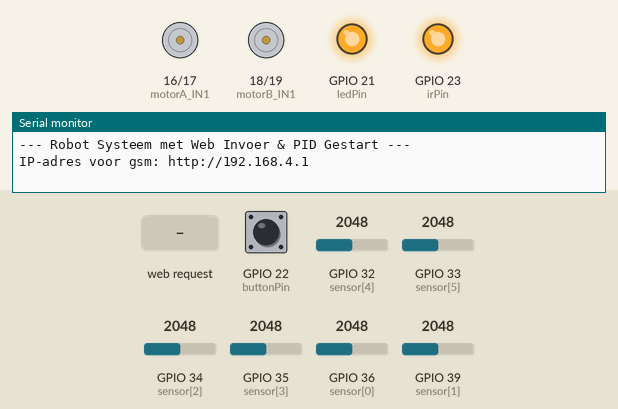
Bench run of a sketch on a simulated ESP32. Shown: motor-driver pin pairs drawn as motors (green arrow = first pin HIGH = forward, orange = second pin HIGH = backward, longer = more drive), output pins drawn as LEDs (lit = HIGH), the last lines printed to the serial monitor. Dashed ring = blinking. The test bench sets the inputs (shaded band); at power-on: GPIO 22 (buttonPin) HIGH, GPIO 32 (sensor[4]) = 2048, GPIO 33 (sensor[5]) = 2048, GPIO 34 (sensor[2]) = 2048, GPIO 35 (sensor[3]) = 2048, GPIO 36 (sensor[0]) = 2048, GPIO 39 (sensor[1]) = 2048. EEPROM starts erased.

Above: at 1.2 s.
1.3 s: GPIO 22 (buttonPin) pulled LOW for 0.15 s
At 2.05 s:
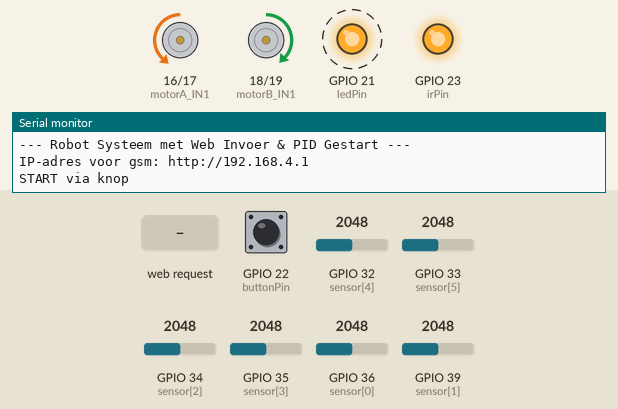
4.3 s: HTTP request GET /stop received
At 5.3 s:
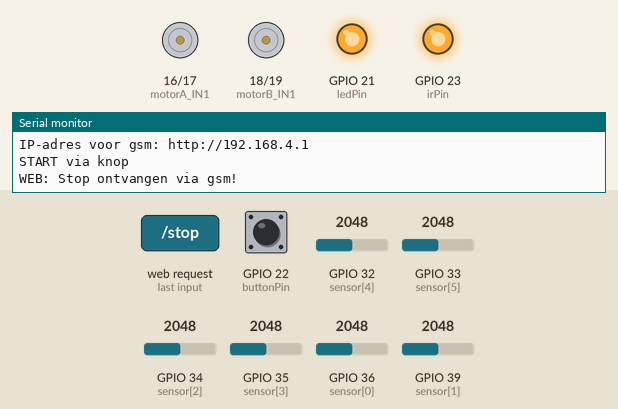
5.8 s: HTTP request GET /start received
At 5.95 s:
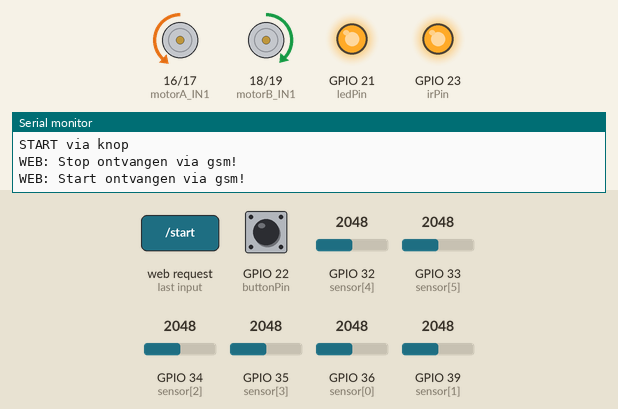
8.8 s: GPIO 22 (buttonPin) pulled LOW for 1 s
At 9.9 s:
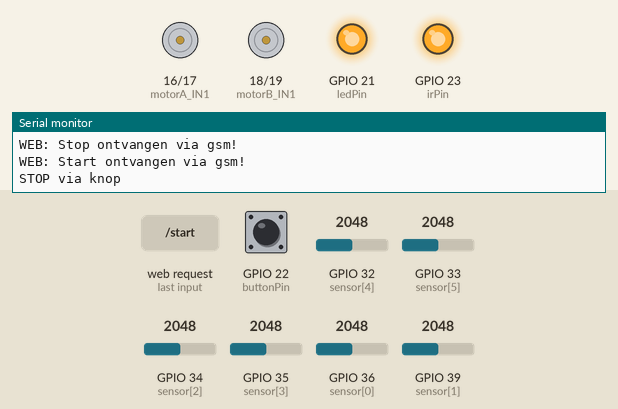
11.3 s: GPIO 22 (buttonPin) pulled LOW for 3.2 s
At 11.76 s:
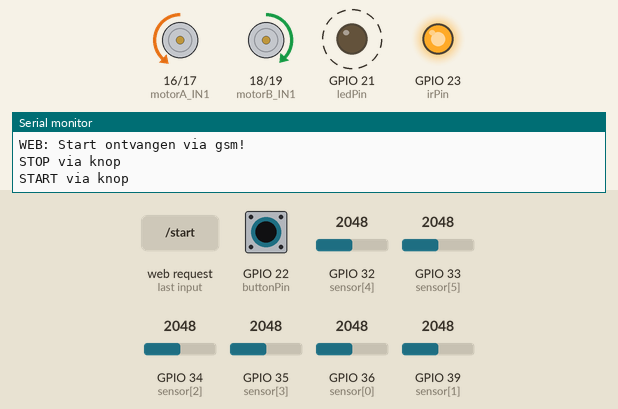
Timing chart, 0 to 20.0 s (numbered marks = the images above; inputs shaded):
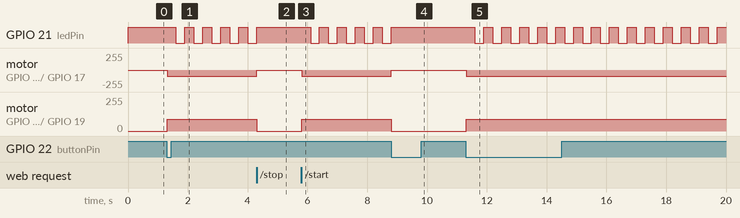

Measured:
- after the input at 1.3 s, GPIO 21 (ledPin): alternates HIGH for 0.30 s and LOW for 0.30 s, starting after 0.30 s; motor on GPIO 16 (motorA_IN1) / GPIO 17 (motorA_IN2): stopped → backward 93/255 at once; motor on GPIO 18 (motorB_IN1) / GPIO 19 (motorB_IN2): stopped → forward 88/255 at once
- after the input at 4.3 s, GPIO 21 (ledPin): goes on until 4.3 s, then stays HIGH; motor on GPIO 16 (motorA_IN1) / GPIO 17 (motorA_IN2): backward 93/255 → stopped at once; motor on GPIO 18 (motorB_IN1) / GPIO 19 (motorB_IN2): forward 88/255 → stopped at once
- after the input at 5.8 s, GPIO 21 (ledPin): alternates HIGH for 0.30 s and LOW for 0.30 s, starting after 0.30 s; motor on GPIO 16 (motorA_IN1) / GPIO 17 (motorA_IN2): stopped → backward 93/255 at once; motor on GPIO 18 (motorB_IN1) / GPIO 19 (motorB_IN2): stopped → forward 88/255 at once
- after the input at 8.8 s, GPIO 21 (ledPin): goes on until 8.8 s, then stays HIGH; motor on GPIO 16 (motorA_IN1) / GPIO 17 (motorA_IN2): backward 93/255 → stopped at once; motor on GPIO 18 (motorB_IN1) / GPIO 19 (motorB_IN2): forward 88/255 → stopped at once
- after the input at 11.3 s, GPIO 21 (ledPin): alternates HIGH for 0.30 s and LOW for 0.30 s, starting after 0.30 s; motor on GPIO 16 (motorA_IN1) / GPIO 17 (motorA_IN2): stopped → backward 93/255 at once; motor on GPIO 18 (motorB_IN1) / GPIO 19 (motorB_IN2): stopped → forward 88/255 at once

The sketch:

Robot_bijna_klaar.ino
```cpp
#include <Arduino.h>
#include <EEPROM.h>
#include <WiFi.h>

#define EEPROM_SIZE 512
const int SensorCount = 6;

// ===============================
// WI-FI CONFIGURATIE (Access Point)
// ===============================
const char* ssid = "ESP32_LineFollower";
const char* password = "12345678password";
WiFiServer server(80);

// ===============================
// PINNEN CONFIGURATIE
// ===============================
const int sensor[SensorCount] = {36, 39, 34, 35, 32, 33}; // ADC1 pinnen
const int irPin = 23;

const int motorA_IN1 = 16;
const int motorA_IN2 = 17;
const int motorB_IN1 = 18;
const int motorB_IN2 = 19;

const int ledPin = 21;      // LED op D21
const int buttonPin = 22;   // Drukknop op D22 (interne pull-up)

// ===============================
// PARAMETERS & PID VARIABELEN
// ===============================
struct param_t
{
  unsigned long cycleTime; // in microseconden, bvb 20000 (20ms)
  int black[SensorCount];
  int white[SensorCount];
  float kp;
  float ki;
  float kd;
  int power;
  float diff;
} params;

bool debug = false;
unsigned long calculationTime = 0;
unsigned long previous = 0;

float iTerm = 0;
float lastErr = 0;
float motorTrim = 0.85; // Pas dit getal aan (bijv. 0.50 tot 0.98)

// ===============================
// VARIABELEN VOOR BESTURING & LED
// ===============================
volatile bool buttonPressed = false;
bool robotRunning = false;

unsigned long lastButtonTime = 0;
const unsigned long debounceDelay = 200;

unsigned long previousMillisLED = 0;
const unsigned long intervalLED = 300;
bool ledBlinkState = LOW;

// Hulpfuncties voor EEPROM
template <class T> int EEPROM_writeAnything(int ee, const T& value) {
  const byte* p = (const byte*)(const void*)&value;
  unsigned int i;
  for (i = 0; i < sizeof(value); i++)
    EEPROM.write(ee++, *p++);
  EEPROM.commit();
  return i;
}

template <class T> int EEPROM_readAnything(int ee, T& value) {
  byte* p = (byte*)(void*)&value;
  unsigned int i;
  for (i = 0; i < sizeof(value); i++)
    *p++ = EEPROM.read(ee++);
  return i;
}

void IRAM_ATTR handleButtonPress()
{
  buttonPressed = true;
}

void setup()
{
  Serial.begin(115200);
  EEPROM.begin(EEPROM_SIZE);
  EEPROM_readAnything(0, params);

  // Standaardwaarden als EEPROM leeg is
  if (params.cycleTime == 0 || params.cycleTime > 1000000) {
    params.cycleTime = 20000; // 20 ms
    params.kp = 1.0;
    params.ki = 0.0;
    params.kd = 0.0;
    params.power = 100;
    params.diff = 0.5;
  }

  // Start Wi-Fi AP
  WiFi.softAP(ssid, password);
  IPAddress myIP = WiFi.softAPIP();
  Serial.println("\n--- Robot Systeem met Web Invoer & PID Gestart ---");
  Serial.print("IP-adres voor gsm: http://");
  Serial.println(myIP);

  server.begin();

  pinMode(irPin, OUTPUT);
  digitalWrite(irPin, HIGH);

  for (int i = 0; i < SensorCount; i++) {
    pinMode(sensor[i], INPUT);
    analogSetPinAttenuation(sensor[i], ADC_11db);
  }

  pinMode(motorA_IN1, OUTPUT);
  pinMode(motorA_IN2, OUTPUT);
  pinMode(motorB_IN1, OUTPUT);
  pinMode(motorB_IN2, OUTPUT);

  pinMode(ledPin, OUTPUT);
  digitalWrite(ledPin, HIGH);

  pinMode(buttonPin, INPUT_PULLUP);
  attachInterrupt(digitalPinToInterrupt(buttonPin), handleButtonPress, FALLING);

  previous = micros();
}

void driveMotor(int IN1, int IN2, int speed, bool invert = false) {
  if (invert) {
    speed = -speed;
  }

  // --- MOTOR BALANS CORRECTIE VOOR MOTOR A (OUT 1 & 2) ---
  if (IN1 == motorA_IN1) {
    speed = (float)speed * motorTrim;
  }

  if (speed > 0) {
    analogWrite(IN1, speed);
    analogWrite(IN2, 0);
  } else if (speed < 0) {
    analogWrite(IN1, 0);
    analogWrite(IN2, -speed);
  } else {
    analogWrite(IN1, 0);
    analogWrite(IN2, 0);
  }
}

// Hulpfunctie om URL-parameters te decoderen
String urldecode(String str) {
  str.replace("+", " ");
  char buf[str.length() + 1];
  str.toCharArray(buf, sizeof(buf));
  char *p = buf;
  String decoded = "";
  while (*p) {
    if (*p == '%' && p[1] && p[2]) {
      char hex[3] = { p[1], p[2], 0 };
      decoded += (char)strtol(hex, NULL, 16);
      p += 3;
    } else {
      decoded += *p;
      p++;
    }
  }
  return decoded;
}

void loop()
{
  // 1. Fysieke knop / Interrupt afhandelen
  if (buttonPressed)
  {
    buttonPressed = false;
    unsigned long currentMillis = millis();

    if (currentMillis - lastButtonTime >= debounceDelay)
    {
      lastButtonTime = currentMillis;
      robotRunning = !robotRunning;

      if (!robotRunning) {
        driveMotor(motorA_IN1, motorA_IN2, 0, true);
        driveMotor(motorB_IN1, motorB_IN2, 0, false);
        iTerm = 0; lastErr = 0;
        Serial.println("STOP via knop");
      } else {
        iTerm = 0; lastErr = 0;
        Serial.println("START via knop");
      }
    }
  }

  // 2. LED Gedrag
  if (robotRunning)
  {
    unsigned long currentMillis = millis();
    if (currentMillis - previousMillisLED >= intervalLED)
    {
      previousMillisLED = currentMillis;
      ledBlinkState = !ledBlinkState;
      digitalWrite(ledPin, ledBlinkState);
    }
  }
  else
  {
    digitalWrite(ledPin, HIGH);
  }

  // 3. Web Server Verzoeken van GSM afhandelen
  WiFiClient client = server.available();
  if (client) {
    String currentLine = "";
    String requestString = "";

    while (client.connected()) {
      if (client.available()) {
        char c = client.read();
        requestString += c;
        if (c == '\n') {
          if (currentLine.length() == 0) {

            if (requestString.indexOf("GET /start") >= 0) {
              robotRunning = true;
              iTerm = 0; lastErr = 0;
              Serial.println("WEB: Start ontvangen via gsm!");
            }
            if (requestString.indexOf("GET /stop") >= 0) {
              robotRunning = false;
              driveMotor(motorA_IN1, motorA_IN2, 0, true);
              driveMotor(motorB_IN1, motorB_IN2, 0, false);
              Serial.println("WEB: Stop ontvangen via gsm!");
            }

            // --- ROBUUSTE PARAMETER PARSER ---
            int idxUpdate = requestString.indexOf("GET /update?");
            if (idxUpdate >= 0) {
              int endOfLine = requestString.indexOf('\n', idxUpdate);
              if (endOfLine < 0) endOfLine = requestString.length();
              String requestLine = requestString.substring(idxUpdate, endOfLine);

              int qPos = requestLine.indexOf('?');
              int sPos = requestLine.indexOf(' ', qPos);
              if (sPos < 0) sPos = requestLine.length();
              String queryString = requestLine.substring(qPos + 1, sPos);

              auto getParamVal = [&](String q, String name) {
                int p = q.indexOf(name + "=");
                if (p < 0) return String("");
                int ampersand = q.indexOf("&", p);
                if (ampersand < 0) ampersand = q.length();
                return urldecode(q.substring(p + name.length() + 1, ampersand));
              };

              String sKp = getParamVal(queryString, "kp");
              String sKi = getParamVal(queryString, "ki");
              String sKd = getParamVal(queryString, "kd");
              String sPow = getParamVal(queryString, "power");
              String sDiff = getParamVal(queryString, "diff");

              if (sKp.length() > 0) params.kp = sKp.toFloat();
              if (sKi.length() > 0) {
                float kiUser = sKi.toFloat();
                float cycleTimeInSec = ((float) params.cycleTime) / 1000000;
                params.ki = kiUser * cycleTimeInSec;
              }
              if (sKd.length() > 0) {
                float kdUser = sKd.toFloat();
                float cycleTimeInSec = ((float) params.cycleTime) / 1000000;
                params.kd = kdUser / cycleTimeInSec;
              }
              if (sPow.length() > 0) params.power = sPow.toInt();
              if (sDiff.length() > 0) params.diff = sDiff.toFloat();

              EEPROM_writeAnything(0, params);
              Serial.println("Parameters bijgewerkt & opgeslagen in EEPROM!");
              Serial.print("Nieuwe Power: "); Serial.println(params.power);
            }

            float currentKiDisplay = params.ki / (((float) params.cycleTime) / 1000000);
            float currentKdDisplay = params.kd * (((float) params.cycleTime) / 1000000);

            // HTML Pagina naar gsm sturen
            client.println("HTTP/1.1 200 OK");
            client.println("Content-type:text/html");
            client.println("Connection: close");
            client.println();

            client.println("<!DOCTYPE html><html><head>");
            client.println("<meta name=\"viewport\" content=\"width=device-width, initial-scale=1\">");
            client.println("<style>");
            client.println("body { font-family: Arial; text-align: center; background: #222; color: #fff; margin: 10px; padding-bottom: 30px; }");
            client.println("h1 { color: #4CAF50; font-size: 22px; }");
            client.println("h2 { color: #ff9800; font-size: 18px; margin-top: 20px; }");
            client.println(".btn { font-size: 18px; padding: 12px 20px; margin: 5px; border: none; border-radius: 8px; cursor: pointer; color: white; width: 45%; }");
            client.println(".btn-start { background-color: #4CAF50; }");
            client.println(".btn-stop { background-color: #f44336; }");
            client.println(".btn-save { background-color: #2196F3; width: 92%; padding: 14px; margin-top: 15px; font-size: 20px; }");
            client.println(".status { font-size: 20px; font-weight: bold; margin: 10px; color: " + String(robotRunning ? "#4CAF50" : "#f44336") + "; }");
            client.println("form { background: #333; padding: 15px; border-radius: 10px; display: inline-block; width: 95%; max-width: 400px; text-align: left; }");
            client.println(".input-group { margin-bottom: 10px; }");
            client.println("label { display: inline-block; width: 40%; font-size: 16px; }");
            client.println("input { width: 55%; padding: 8px; font-size: 16px; background: #222; color: #fff; border: 1px solid #555; border-radius: 5px; }");
            client.println("</style></head><body>");

            client.println("<h1>ESP32 Lijnvolger Besturing</h1>");
            client.println("<div class=\"status\">Status: " + String(robotRunning ? "RIJDT" : "GESTOPT") + "</div>");

            client.println("<p><a href=\"/start\"><button class=\"btn btn-start\">START</button></a>");
            client.println("<a href=\"/stop\"><button class=\"btn btn-stop\">STOP</button></a></p>");

            client.println("<h2>PID & Motor Instellingen</h2>");
            client.println("<form action=\"/update\" method=\"GET\">");
            client.println("<div class=\"input-group\"><label>Kp:</label><input type=\"text\" name=\"kp\" value=\"" + String(params.kp) + "\"></div>");
            client.println("<div class=\"input-group\"><label>Ki:</label><input type=\"text\" name=\"ki\" value=\"" + String(currentKiDisplay) + "\"></div>");
            client.println("<div class=\"input-group\"><label>Kd:</label><input type=\"text\" name=\"kd\" value=\"" + String(currentKdDisplay) + "\"></div>");
            client.println("<div class=\"input-group\"><label>Power:</label><input type=\"text\" name=\"power\" value=\"" + String(params.power) + "\"></div>");
            client.println("<div class=\"input-group\"><label>Diff:</label><input type=\"text\" name=\"diff\" value=\"" + String(params.diff) + "\"></div>");
            client.println("<button type=\"submit\" class=\"btn btn-save\">Opslaan & Doorvoeren</button>");
            client.println("</form>");

            client.println("</body></html>");
            break;
          } else {
            currentLine = "";
          }
        } else if (c != '\r') {
          currentLine += c;
        }
      }
    }
    client.stop();
  }

  // 4. Cyclusgestuurde Regellus (Normalisatie, Kwadratische Interpolatie & PID)
  unsigned long current = micros();
  if (current - previous >= params.cycleTime)
  {
    previous = current;

    // --- A. NORMALISATIE ---
    long normalised[SensorCount];
    for (int i = 0; i < SensorCount; i++)
    {
      long value = analogRead(sensor[i]);
      value = constrain(value, min(params.black[i], params.white[i]), max(params.black[i], params.white[i]));
      normalised[i] = map(value, params.black[i], params.white[i], 0, 1000);
    }

    float position = 0.0;

    if (robotRunning)
    {
      // --- B. KWADRATISCHE INTERPOLATIE ---
      int index = 0;
      for (int i = 1; i < SensorCount; i++) {
        if (normalised[i] < normalised[index]) index = i;
      }

      if (index == 0) index = 1;
      else if (index == SensorCount - 1) index = SensorCount - 2;

      long sZero = normalised[index];
      long sMinusOne = normalised[index - 1];
      long sPlusOne = normalised[index + 1];

      float b = ((float)(sPlusOne - sMinusOne)) / 2;
      float a = sPlusOne - b - sZero;

      if (a != 0) {
        position = -b / (2 * a);
      } else {
        position = 0;
      }

      position += index - ((SensorCount - 1) / 2.0);
      position *= 15; // Sensorafstand in mm

      // --- C. PID REGELAAR ---
      float error = -position;

      float output = error * params.kp;

      iTerm += params.ki * error;
      iTerm = constrain(iTerm, -510, 510);
      output += iTerm;

      output += params.kd * (error - lastErr);
      lastErr = error;

      output = constrain(output, -510, 510);

      // --- D. MOTOR AANSTURING ---
      int powerLeft, powerRight;
      if (output >= 0)
      {
        powerLeft = constrain(params.power + params.diff * output, -255, 255);
        powerRight = constrain(powerLeft - output, -255, 255);
        powerLeft = powerRight + output;
      }
      else
      {
        powerRight = constrain(params.power - params.diff * output, -255, 255);
        powerLeft = constrain(powerRight + output, -255, 255);
        powerRight = powerLeft - output;
      }

      driveMotor(motorA_IN1, motorA_IN2, powerLeft, true);
      driveMotor(motorB_IN1, motorB_IN2, powerRight, false);
    }
  }

  unsigned long difference = micros() - current;
  if (difference > calculationTime) calculationTime = difference;
}
```
